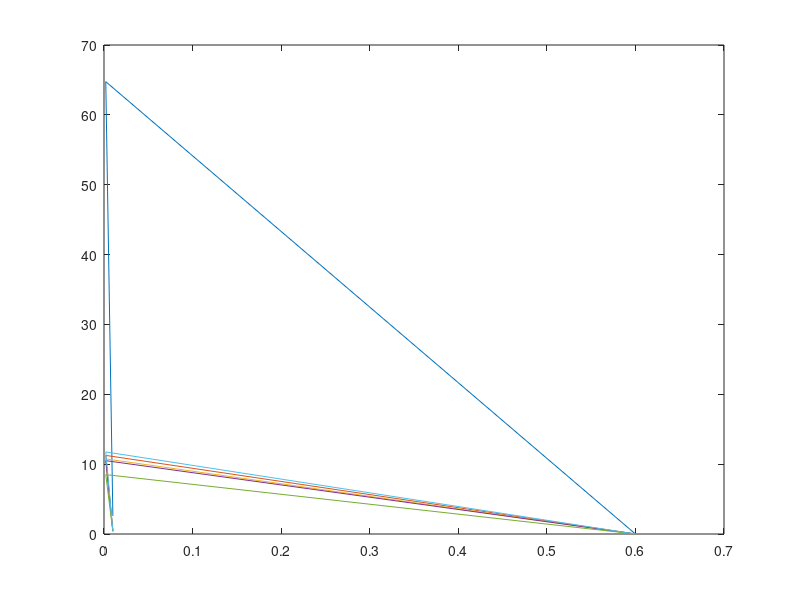

This chart was generated by the following MATLAB code:
x = [0.01,0.002,0.6]
z1 = size(x)
axis([0, 0.6, 0, 0.0200])
title('Distancia vs Intensidad \n')
xlabel('Distancia [m]')
ylabel('Intensidad [W]')
I0= 0.000259*(x.^(-2))
I1= 0.000045*(x.^(-2))
I2= 0.000043*(x.^(-2))
I3 = 0.000042*(x.^(-2))
I4 = 0.000034*(x.^(-2))
I5 = 0.000047*(x.^(-2))
plot (x, I0, x, I1, x, I2, x, I3, x, I4, x, I5)
pause
